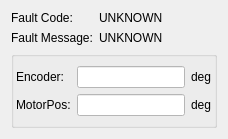
        <widget class="QWidget" name="pageFault">
         <layout class="QVBoxLayout" name="verticalLayout_12">
          <item>
           <layout class="QFormLayout" name="formLayout_2">
            <item row="0" column="0">
             <widget class="QLabel" name="LabelFaultCode">
              <property name="text">
               <string>Fault Code:</string>
              </property>
             </widget>
            </item>
            <item row="0" column="1">
             <widget class="QLabel" name="labelFaultCodeEntry">
              <property name="text">
               <string>UNKNOWN</string>
              </property>
             </widget>
            </item>
            <item row="1" column="0">
             <widget class="QLabel" name="LabelFaultMessage">
              <property name="text">
               <string>Fault Message:</string>
              </property>
             </widget>
            </item>
            <item row="1" column="1">
             <widget class="QLabel" name="labelFaultMessageEntry">
              <property name="text">
               <string>UNKNOWN</string>
              </property>
             </widget>
            </item>
           </layout>
          </item>
          <item>
           <widget class="QGroupBox" name="groupBox_3">
            <property name="title">
             <string/>
            </property>
            <layout class="QGridLayout" name="gridLayout_8">
             <property name="leftMargin">
              <number>2</number>
             </property>
             <property name="rightMargin">
              <number>2</number>
             </property>
             <item row="0" column="2">
              <widget class="QLabel" name="labelFaultposUnits">
               <property name="text">
                <string>deg</string>
               </property>
              </widget>
             </item>
             <item row="0" column="0">
              <widget class="QLabel" name="labelFaultJointPos">
               <property name="text">
                <string>Encoder:</string>
               </property>
              </widget>
             </item>
             <item row="0" column="1">
              <widget class="QLineEdit" name="editFaultJointPos">
               <property name="styleSheet">
                <string notr="true">background-color: rgb(255, 255, 255); color: rgb(35, 38, 41);</string>
               </property>
               <property name="readOnly">
                <bool>true</bool>
               </property>
              </widget>
             </item>
             <item row="1" column="0">
              <widget class="QLabel" name="labelFaultMotorPos">
               <property name="text">
                <string>MotorPos:</string>
               </property>
              </widget>
             </item>
             <item row="1" column="1">
              <widget class="QLineEdit" name="editFaultMotorPos">
               <property name="styleSheet">
                <string notr="true">background-color: rgb(255, 255, 255); color: rgb(35, 38, 41);</string>
               </property>
               <property name="readOnly">
                <bool>true</bool>
               </property>
              </widget>
             </item>
             <item row="1" column="2">
              <widget class="QLabel" name="labelFaultMotorPosUnits">
               <property name="text">
                <string>deg</string>
               </property>
              </widget>
             </item>
            </layout>
           </widget>
          </item>
         </layout>
        </widget>
